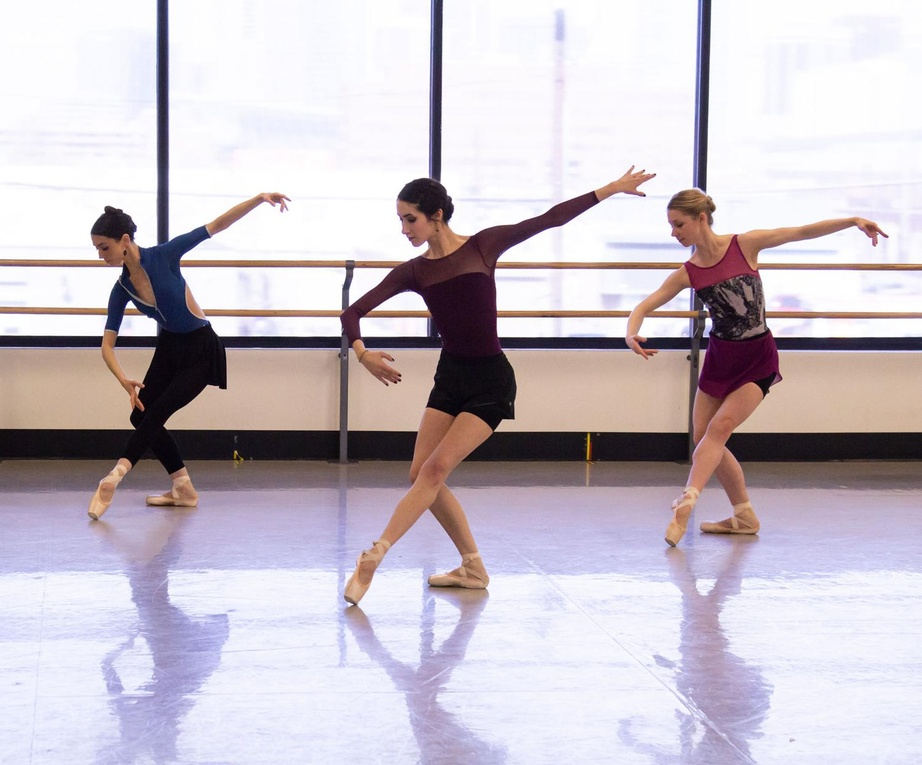
#> input picture nhận diện con người/Python/dance2.jpg, 922 x 765 px, shrunk from 1500 x 1245 before the run
$ python 'people detection(image).py' dance2.jpg
#> lines starting #> are read from the running program, lines starting #| are printed output that depends on the picture; after the words box and inside, x2 and y2 are one past the last pixel; in counts of white or black regions, pixels touching at a corner belong together
from __future__ import print_function

import numpy as np
import cv2 as cv


def inside(r, q):
    rx, ry, rw, rh = r
    qx, qy, qw, qh = q
    return rx > qx and ry > qy and rx + rw < qx + qw and ry + rh < qy + qh


def draw_detections(img, rects, thickness = 1):
    for x, y, w, h in rects:
        # the HOG detector returns slightly larger rectangles than the real objects.
        # so we slightly shrink the rectangles to get a nicer output.
        pad_w, pad_h = int(0.15*w), int(0.05*h)
        cv.rectangle(img, (x+pad_w, y+pad_h), (x+w-pad_w, y+h-pad_h), (0, 255, 0), thickness)


def main():
    import sys
    from glob import glob
    import itertools as it

    hog = cv.HOGDescriptor()
    hog.setSVMDetector( cv.HOGDescriptor_getDefaultPeopleDetector() )

    default = [cv.samples.findFile('dance2.jpg')] if len(sys.argv[1:]) == 0 else []

    for fn in it.chain(*map(glob, default + sys.argv[1:])):
        print(fn, ' - ',)
        try:
            img = cv.imread(fn)
#> img is the input picture: shape (765, 922, 3); mean B, G, R 199.9, 191.7, 200.3
            if img is None:
                print('Failed to load image file:', fn)
                continue
        except:
            print('loading error')
            continue

        found, w = hog.detectMultiScale(img, winStride=(8,8), padding=(32,32), scale=1.05)
#> found = [[63, 170, 97, 195], [387, 341, 141, 282], [645, 246, 170, 340], [261, 98, 331, 662]]; w = [0.767, 0.375, 0.319, 1.09]
        found_filtered = []
        for ri, r in enumerate(found):
            for qi, q in enumerate(found):
                if ri != qi and inside(r, q):
                    break
            else:
                found_filtered.append(r)
#> this loop made 4 passes
#> after the loop, found_filtered = [[63, 170, 97, 195], [645, 246, 170, 340], [261, 98, 331, 662]]
        draw_detections(img, found)
#> the loop in draw_detections, `for x, y, w, h in rects:` made 4 passes
#> (x, y, w, h, pad_w, pad_h) on passes 1 to 4: (63, 170, 97, 195, 14, 9), (387, 341, 141, 282, 21, 14), (645, 246, 170, 340, 25, 17), (261, 98, 331, 662, 49, 33)
#> after the loop in draw_detections, `for x, y, w, h in rects:`:
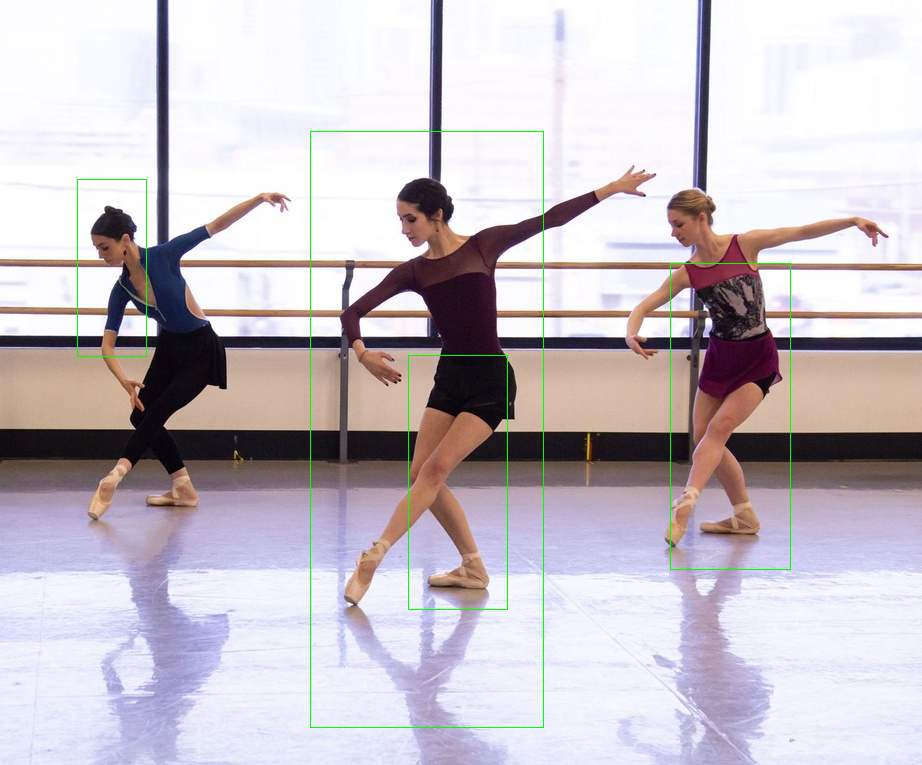
#> img: shape (765, 922, 3); 0.53% of pixels changed, all inside (x1, y1, x2, y2) = (77, 131, 791, 728)
        draw_detections(img, found_filtered, 3)
#> call 2 of draw_detections, with thickness = 3
#> the loop in draw_detections (call 2), `for x, y, w, h in rects:` made 3 passes
#> after the loop in draw_detections (call 2), `for x, y, w, h in rects:`:
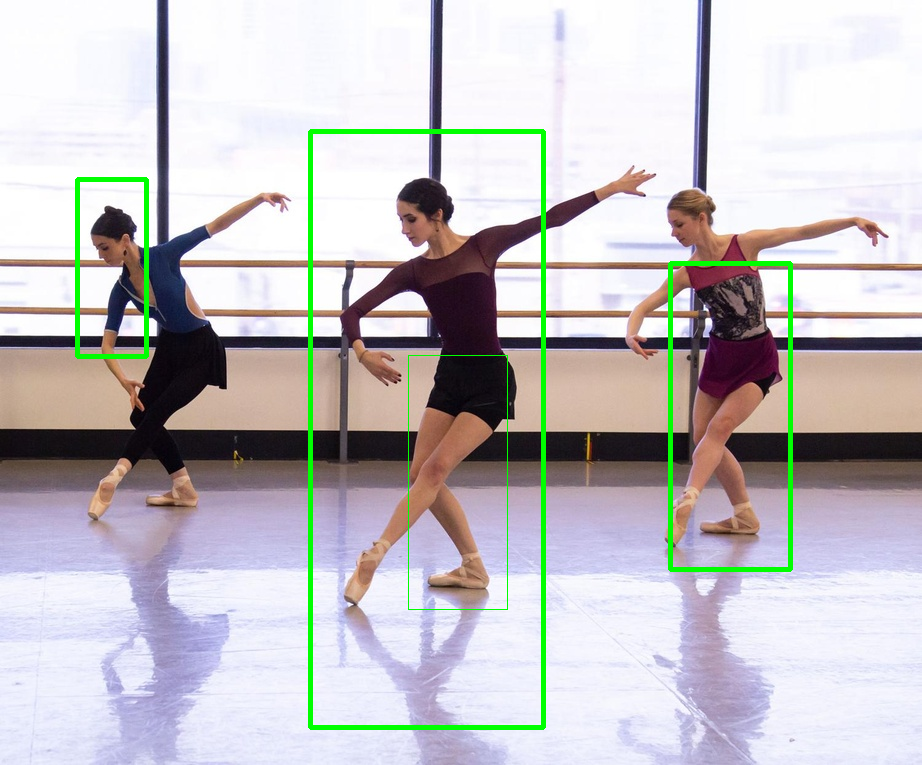
#> img: shape (765, 922, 3); 1.7% of pixels changed, all inside (x1, y1, x2, y2) = (75, 129, 793, 730)
        print('%d (%d) found' % (len(found_filtered), len(found)))
#| 3 (4) found
        cv.imshow('img', img)
        ch = cv.waitKey()
#> (key Esc is pressed here)
        if ch == 27:
            break

    print('Done')


if __name__ == '__main__':
    print(__doc__)
    main()
    cv.destroyAllWindows()
